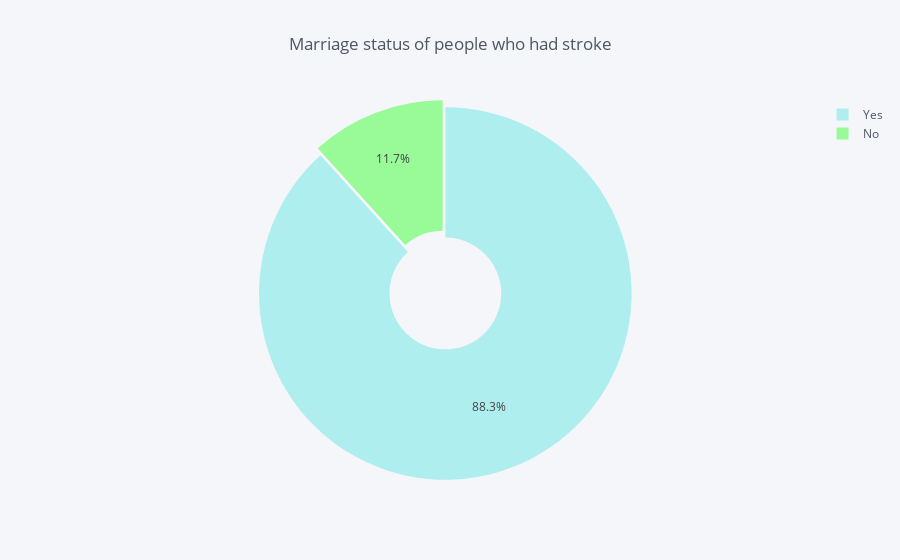

Notebook source saved alongside this figure:
### Code cell
Married = data.groupby(data['ever_married'])['stroke'].sum()
data_Married = pd.DataFrame({'labels': Married.index,
                   'values': Married.values
                  })
data_Married.iplot(kind='pie',labels='labels',values='values', title='Marriage status of people who had stroke', colors = colors2, 
            pull=[0.02, 0.02],hole = 0.3)

### Figure 1 — Plotly figure (JSON) as saved in the notebook; plotly's stock layout.template omitted (floating-point values rounded to 4 significant figures)
{"data": [{"hole": 0.3, "labels": ["No", "Yes"], "marker": {"colors": ["rgba(152, 251, 152, 1.0)", "rgba(175, 238, 238, 1.0)"]}, "name": "", "pull": [0.02, 0.02], "type": "pie", "values": [29, 219]}], "layout": {"legend": {"bgcolor": "#F5F6F9", "font": {"color": "#4D5663"}}, "paper_bgcolor": "#F5F6F9", "plot_bgcolor": "#F5F6F9", "title": "Marriage status of people who had stroke", "titlefont": {"color": "#4D5663"}}}
